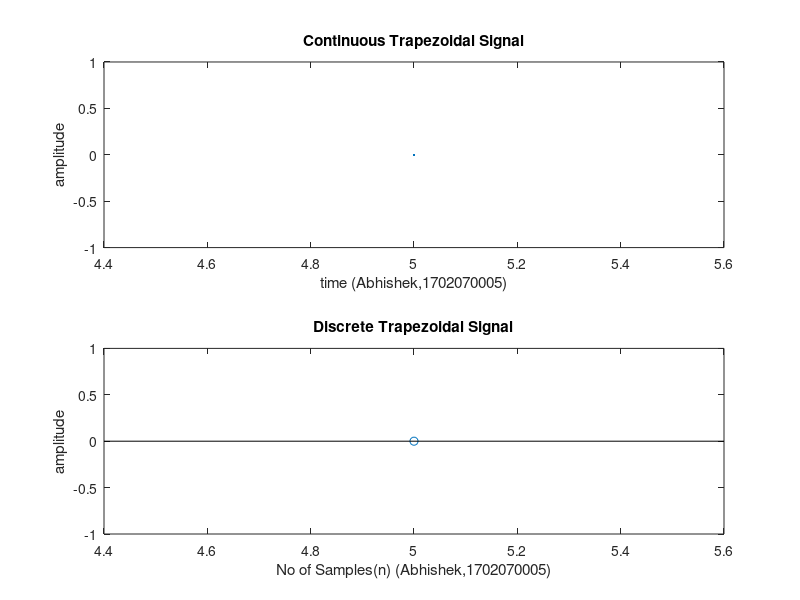

Write the MATLAB code that produced this figure.
clc
close all
clear all
n1=input('enter lower limit of signal:');
n2=input('enter upper limit of signal:');
t=n1:0.1:n2;
trap=trapmf(t,[0.5 1 2 2.5]);
subplot(2,1,1);
plot(t,trap);
xlabel('time (Abhishek,1702070005)');
ylabel('amplitude');
title('Continuous Trapezoidal Signal');
subplot(2,1,2);
stem(t,trap);
xlabel('No of Samples(n) (Abhishek,1702070005)');
ylabel('amplitude');
title('Discrete Trapezoidal Signal');
